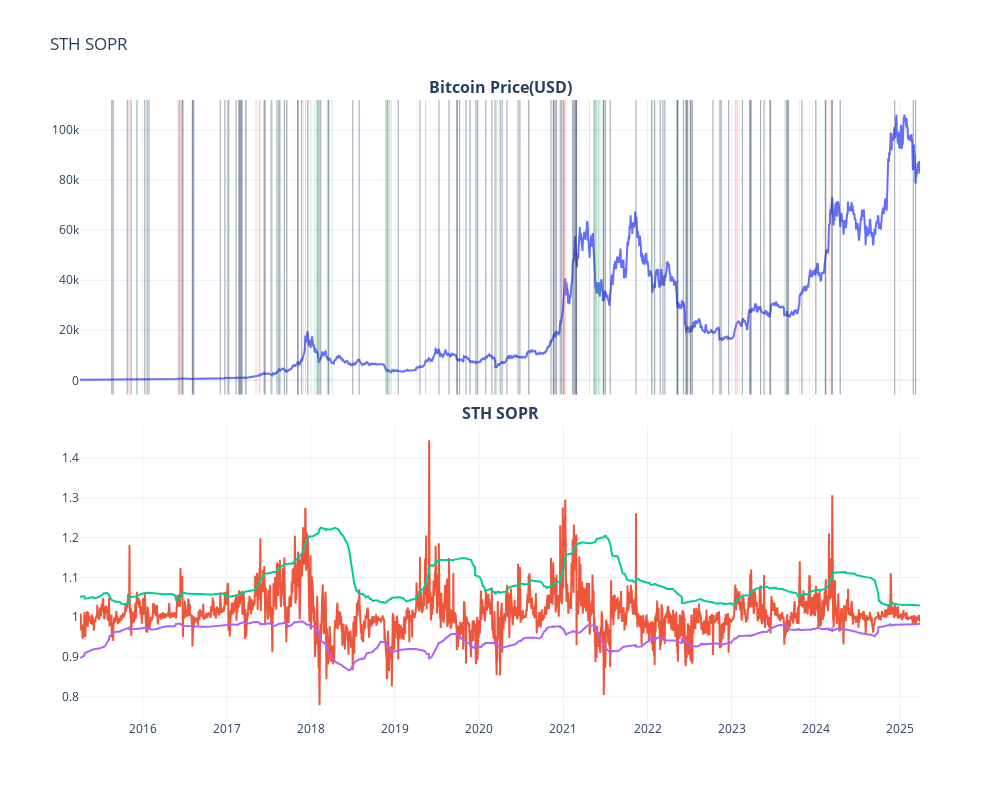

The notebook cell this image was saved under:
### Code cell
# 创建图表，观察价格和指标的关系
fig = make_subplots(
    rows=2,
    cols=1,
    shared_xaxes=True,
    vertical_spacing=0.05,
    subplot_titles=(
        "<b>Bitcoin Price(USD)</b>",
        "<b>STH SOPR</b>",
    ),
)

# 比特币价格
fig.add_trace(
    go.Scatter(x=data.index, y=data["price"], name="Bitcoin price"), row=1, col=1
)

# 添加极值区域背景
for x0, x1 in peak_periods:
    line_width = 0 if x0 < x1 else 1.2
    fig.add_vrect(
        x0=x0,
        x1=x1,
        fillcolor="#FF6B6B",
        opacity=0.4,
        line_width=line_width,
        row=1,
        col=1,
    )

for x0, x1 in valley_periods:
    line_width = 0 if x0 < x1 else 1.2
    fig.add_vrect(
        x0=x0,
        x1=x1,
        fillcolor="#38A169",
        opacity=0.4,
        line_width=line_width,
        row=1,
        col=1,
    )

# 指标
fig.add_trace(
    go.Scatter(x=data.index, y=data["sth_sopr"], name="STH SOPR"),
    row=2,
    col=1,
)

# 布林带通道
fig.add_trace(
    go.Scatter(x=data.index, y=data["upper_band"], name="Upper band"),
    row=2,
    col=1,
)
fig.add_trace(
    go.Scatter(x=data.index, y=data["lower_band"], name="Lower band"),
    row=2,
    col=1,
)

# 更新图表
fig.update_layout(
    title="STH SOPR",
    width=1000,
    height=800,
    template="plotly_white",
    showlegend=False,
)

fig.show()
